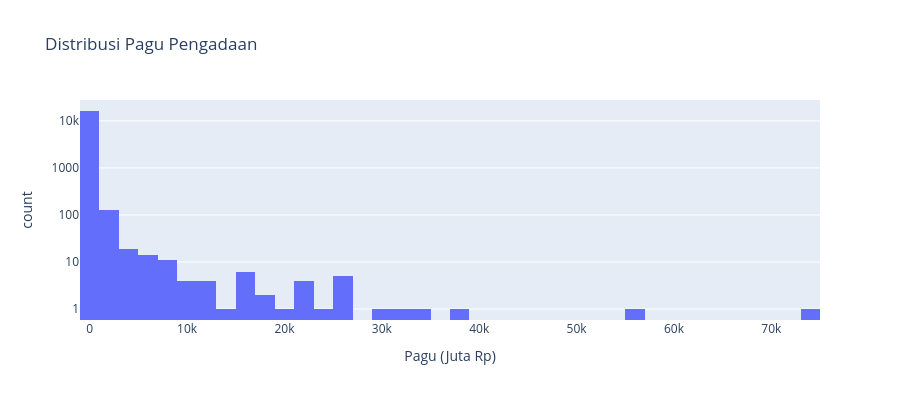

Here is the notebook cell this chart was saved with:
### Markdown cell above
## 5️⃣ Histogram

### Code cell
# Histogram - Distribusi Pagu
# Konversi ke juta untuk lebih mudah dibaca
df_plot = df[df['pagu'] > 0].copy()
df_plot['pagu_juta'] = df_plot['pagu'] / 1e6

fig = px.histogram(
    df_plot,
    x='pagu_juta',
    nbins=50,
    title='Distribusi Pagu Pengadaan',
    labels={'pagu_juta': 'Pagu (Juta Rp)', 'count': 'Frekuensi'},
    log_y=True  # Log scale pada Y-axis untuk melihat distribusi lebih jelas
)

fig.update_layout(height=400)
fig.show()

### Figure 1 — Plotly figure (JSON) as saved in the notebook; plotly's stock layout.template omitted (floating-point values rounded to 4 significant figures; data arrays with more than 128 entries replaced by an {"elided": "..."} marker saying what was removed)
{"data": [{"bingroup": "x", "hovertemplate": "Pagu (Juta Rp)=%{x}<br>count=%{y}<extra></extra>", "legendgroup": "", "marker": {"color": "#636efa", "pattern": {"shape": ""}}, "name": "", "nbinsx": 50, "orientation": "v", "showlegend": false, "type": "histogram", "x": {"elided": "16430 float values"}, "xaxis": "x", "yaxis": "y"}], "layout": {"barmode": "relative", "height": 400, "legend": {"tracegroupgap": 0}, "title": {"text": "Distribusi Pagu Pengadaan"}, "xaxis": {"anchor": "y", "domain": [0, 1], "title": {"text": "Pagu (Juta Rp)"}}, "yaxis": {"anchor": "x", "domain": [0, 1], "title": {"text": "count"}, "type": "log"}}}
